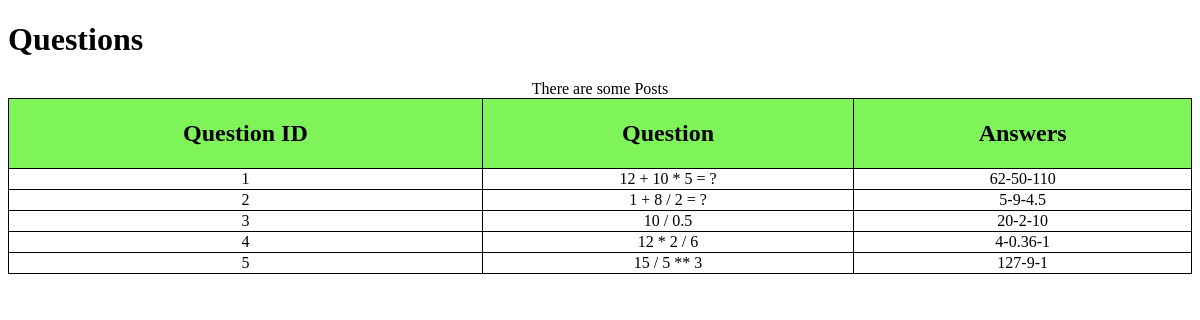
The page / on the database its author committed.
### question/models.py (models this page shows)
class Question(models.Model):
    id = models.IntegerField(primary_key=True)
    question = models.CharField(max_length=100)
    answer = models.CharField(max_length=100)

### question/views.py (the view)
# urls.py: path('',views.index,name='index'),
def index(request):
    questions = Question.objects.all()
    return render(request, "index.html", {"questions": questions})

### question/Templates/index.html (shortened to what this page needs)
<!DOCTYPE html>
<html lang="en">
<head>
</head>
<body>
    <h1>Questions</h1>
    <table>
        <caption>There are some Posts</caption>
        <tr>
            <th><h2>Question ID</h2></th>
            <th><h2>Question</h2></th>
            <th><h2>Answers</h2></th>
        </tr>
        {% for ques in questions %}
        <tr>
            <td>{{ ques.id }}</td>
            <td>{{ ques.question }}</td>
            <td>{{ ques.answer }}</td>
        </tr>
        {% endfor %}
    </table>
</body>
</html>

### question/Templates/index.html (style rules this page uses)
table { border-collapse: collapse; width: 100%; margin: auto; }
table, th, td { border: 1.5px solid black; }
th, td { text-align: center; }
th { background-color: rgb(126, 243, 90); }

### rows shown on the page
Question: id "1", question "12 + 10 * 5 = ?", answer "62-50-110"
Question: id "2", question "1 + 8 / 2 = ?", answer "5-9-4.5"
Question: id "3", question "10 / 0.5", answer "20-2-10"
Question: id "4", question "12 * 2 / 6", answer "4-0.36-1"
Question: id "5", question "15 / 5 ** 3", answer "127-9-1"
